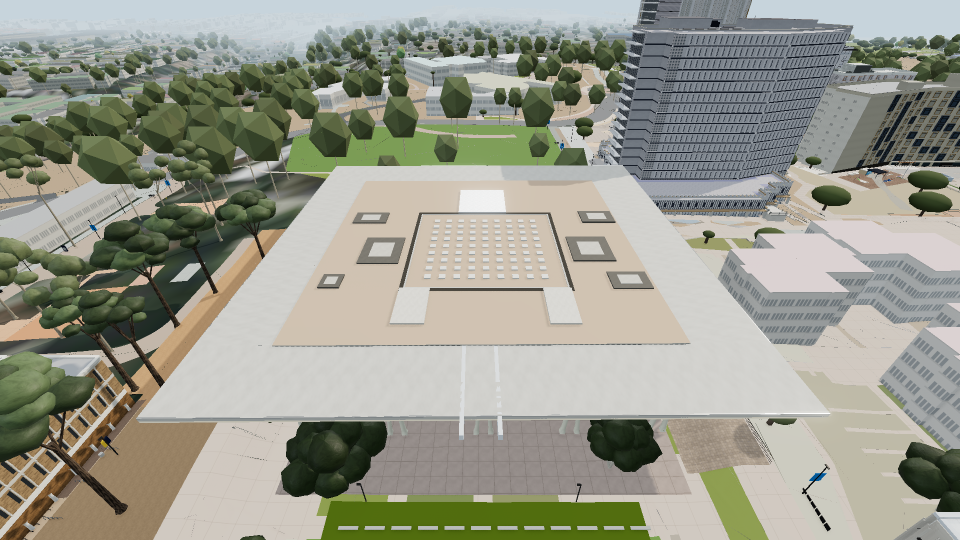
#> input picture audit/galbraith-hall/az000-high.png, 1920 x 1080 px, given in place of ref2-plan-atlantis-keeling-court.png, which was not available (shown at 1/2 size)
$ python register-eighth-refs.py
#> lines starting #> are read from the running program, lines starting #| are printed output that depends on the picture; pictures that were not available may be replaced by others from this repository, and a replacement may not be noted
#!/usr/bin/env python3
"""Register the nine Apple Maps 3D references of Eighth College into the local
world frame, and read the measurements out of them.

This is the pass .cache/eighth-ground/BUILD-SPEC.md §7 called "the one thing
that unlocks most of the OMIT list": nearly every deferred prop was measured in
PIXELS and never registered in world coordinates. It is kept as a script rather
than as prose so every number baked into docs/js/campus-eighth-furniture.js and
campus-eighth.js's MEASURED_COBBLE can be re-derived and FALSIFIED. A pass that
only registered the frames and left the detectors on someone's disk would be a
dossier again — the failure this repo has already been burned by — so the four
measurement passes below (--furniture, --turf, --colours, --cobble) are the
ones that produced the shipped tables, and they write their output to
scripts/reports/eighth/, which the JS modules copy verbatim and a unit test
compares against.

ANCHOR. ref2 is orthographic (its four painted court corners form a
parallelogram: opposite edges 168.0/166.1 px and 249.0/246.8 px, 0.9 %). Those
corners are SURVEYED — docs/data/campus-eighth.json ground.basketball-court —
so a plain affine ties ref2 to metres. Max residual 0.5 px = 4.6 cm at a scale
of 10.92 / 10.85 px per metre.

CHAIN. Every other frame is tied to ref2 by a ground-plane homography from
SIFT + RANSAC. A homography is exact for a plane; roof and facade features
carry parallax and fall out as outliers.

DETERMINISM. RANSAC is a randomised algorithm and this script used to run it
unseeded, so a frame sitting near the acceptance floor was accepted or rejected
depending on the draw — ref6 flipped run to run and the number quoted in the
build report was the best of six. Every pair is now run at SEEDS fixed seeds
and scored on the MEDIAN inlier count, and only the median is compared with the
floor, so acceptance is a property of the imagery rather than of the draw. The
homography kept is seed 0's, so the output is byte-stable.

Measured medians over 5 seeds, at the 25-inlier floor:
    ref3 1921  ref9 236  ref8 220  ref1 63  ref5 31   ACCEPTED
    ref6   11  ref4  18  ref7   8                     REJECTED
ref6 is REJECTED: its consensus is 11, not the 29 a lucky draw once reported.

FALSIFICATION, which is the part that matters: --overlay projects every ArcGIS
ground ring and massing footprint back onto each frame. The survey has to land
on the photographed beds, walkways, court paint and building BASES. A wrong
transform cannot do that.

Requires numpy, opencv-python-headless. Run from the repo root:
    python3 scripts/register-eighth-refs.py --overlay --ortho
    python3 scripts/register-eighth-refs.py --ortho --furniture --turf --colours --cobble
"""
import argparse, json, os, sys
import numpy as np

REFS = os.path.expanduser("~/.claude/jobs/e602f4bb/tmp/eighth-refs/")
NAMES = {
    "ref1": "ref1-oblique-court-lawn.png", "ref2": "ref2-plan-atlantis-keeling-court.png",
    "ref3": "ref3-plan-eighth-pulse-dora.png", "ref4": "ref4-plan-survivance-azad.png",
    "ref5": "ref5-oblique-theatre-district-dr.png", "ref6": "ref6-oblique-plaza-stairs-boulders.png",
    "ref7": "ref7-oblique-turf-patches-seating.png", "ref8": "ref8-steep-courtyard-paving-pattern.png",
    "ref9": "ref9-court-closeup.png",
}
OUT = ".cache/eighth-furniture"
REPORT = "scripts/reports/eighth"

# The four court corners, read off ref2 at 10x zoom on the white boundary
# stroke centres, against the four surveyed corners of the same rectangle.
PIX = np.array([[906.5, 813.5], [1074.0, 801.0], [1094.0, 1047.0], [928.5, 1061.5]])
WLD = np.array([[-163.2, 517.5], [-163.2, 532.9], [-185.9, 532.9], [-185.9, 517.5]])

# Ortho window and scale used for every measurement in the JS modules.
X0, Z0, S = -215, 495, 12
# 25 inliers is the floor: below it the RANSAC consensus is not a plane.
FLOOR = 25
# How many fixed seeds each pair is scored over. The median is what counts.
SEEDS = 5

# --- the plaza-object detector, stated once and used once -------------------
# A local-contrast blob: luminance above a 4 m Gaussian background by this much.
BLOB_CONTRAST = 14
# Plan-size window. Below it is paving speckle, above it is a structure.
BLOB_AREA_M2 = (0.5, 6.0)
BLOB_MAX_DIM = 3.5
# Only on SURVEYED paving, and never within this of a massing ring: beside a
# podium the ground-plane homography is exactly where facade parallax lands.
MASSING_CLEAR_M = 5.0
# Two frames must agree within this for the object to exist at all.
CONFIRM_M = 1.5
# Vegetation rule for the turf sweep: green over blue by this much.
GREEN_OVER_BLUE = 8


def world_to_ref2():
    aug = np.hstack([WLD, np.ones((4, 1))])
    M, *_ = np.linalg.lstsq(aug, PIX, rcond=None)
    H = np.eye(3)
    H[:2, :2] = M[:2].T
    H[:2, 2] = M[2]
    resid = np.abs((aug @ M) - PIX).max()
    return H, resid


def arcgis():
    return json.load(open("docs/data/campus-arcgis.json"))


def ortho_px(pts_m):
    """World metres -> ortho pixels, as an int32 ring for cv2.fillPoly."""
    return np.array([[(x - X0) * S, (z - Z0) * S] for x, z in pts_m], np.int32)


# [348 lines left out: functions layer_mask, read_ortho, blobs, merge_overlapping, pass_furniture, pass_turf and 3 more, not called in this run]


def main():
    import cv2
    ap = argparse.ArgumentParser()
    ap.add_argument("--overlay", action="store_true", help="project the survey back onto each frame")
    ap.add_argument("--ortho", action="store_true", help="warp the frames into a north-up metre grid")
    ap.add_argument("--furniture", action="store_true", help="re-derive the plaza objects and the enclosure")
    ap.add_argument("--turf", action="store_true", help="re-derive the turf panel contour and colour")
    ap.add_argument("--colours", action="store_true", help="re-derive the medians and the shade-to-sun ratio")
    ap.add_argument("--cobble", action="store_true", help="re-run the illumination-controlled bed ratio test")
    a = ap.parse_args()
    os.makedirs(OUT, exist_ok=True)
    Hw, resid = world_to_ref2()
    print(f"ref2 anchor: max corner residual {resid:.2f} px = {resid / 10.9 * 100:.1f} cm")

    sift = cv2.SIFT_create(nfeatures=20000, contrastThreshold=0.02)
    BF = cv2.BFMatcher(cv2.NORM_L2)
    feats = {}

    def f(n):
#> called with n = 'ref2'
        if n not in feats:
            g = cv2.cvtColor(cv2.imread(REFS + NAMES[n]), cv2.COLOR_BGR2GRAY)
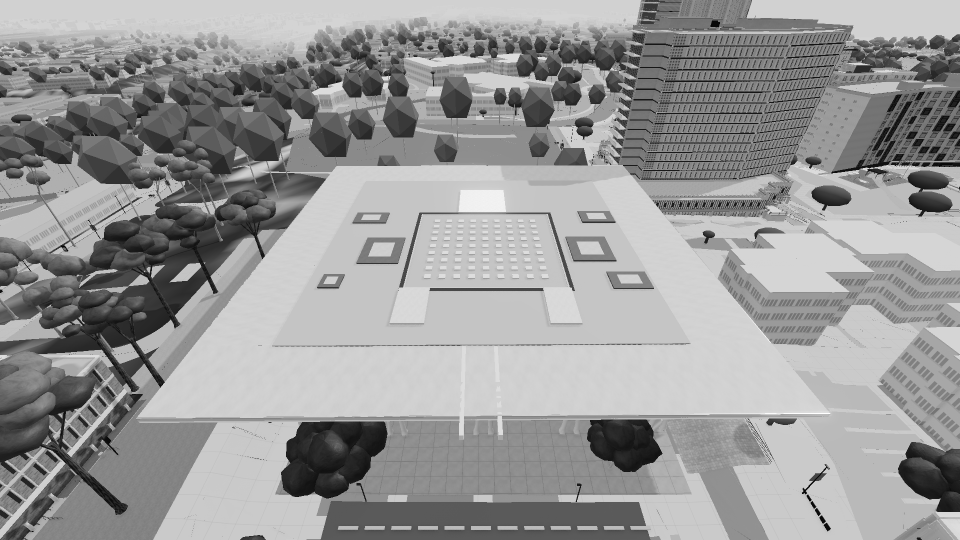
#> g: shape (1080, 1920) (shown at 1/2 size); min 2, max 255, mean 152
            feats[n] = sift.detectAndCompute(g, None)
        return feats[n]

    def pair(src, dst):
        """H and the inlier count, over SEEDS fixed seeds to prove it is stable.

        WHY THE MATCHER IS BRUTE FORCE. This pass used to match through FLANN's
        randomised KD-forest, whose splits are drawn from flann's own RNG —
        which cv2.setRNGSeed does not reach. That made the MATCH SET, not just
        the RANSAC draw, different on every run: ref6 scored anywhere from 0 to
        29 inliers on identical input and its accept/reject decision flipped
        run to run, and the build report quoted the best draw it ever saw. An
        exhaustive L2 match is exact, costs under a second a pair at this size,
        and removes the randomness at its source instead of averaging over it.
        RANSAC is seeded on top of that, and the counts below are checked
        across SEEDS seeds so a residual wobble cannot hide.
        """
        ka, da = f(src)
#> ka = 8843 keypoints; strongest (x, y, size): (1655, 1055, 7.9), (1744, 336, 2.6), (1605, 986, 2.4), (1116, 286, 1.8)
        kb, db = f(dst)
#> call 2 of f, with n = 'ref3'
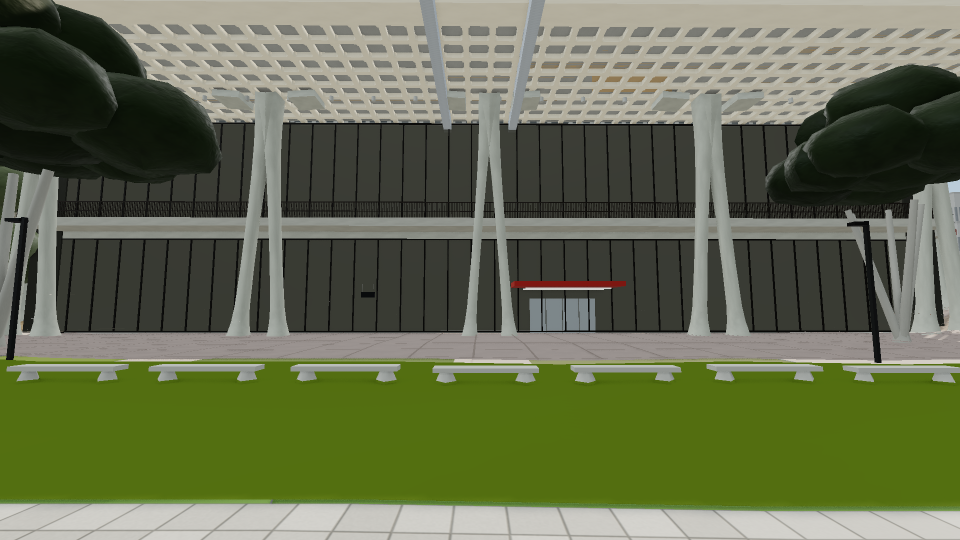
#> input picture audit/galbraith-hall/az000-low.png, 1920 x 1080 px, given in place of ref3-plan-eighth-pulse-dora.png, which was not available (shown at 1/2 size)
#> in f (call 2), `g = cv2.cvtColor(cv2.imread(REFS + NAMES[n]), cv2.COLOR_BGR2GRAY)`:
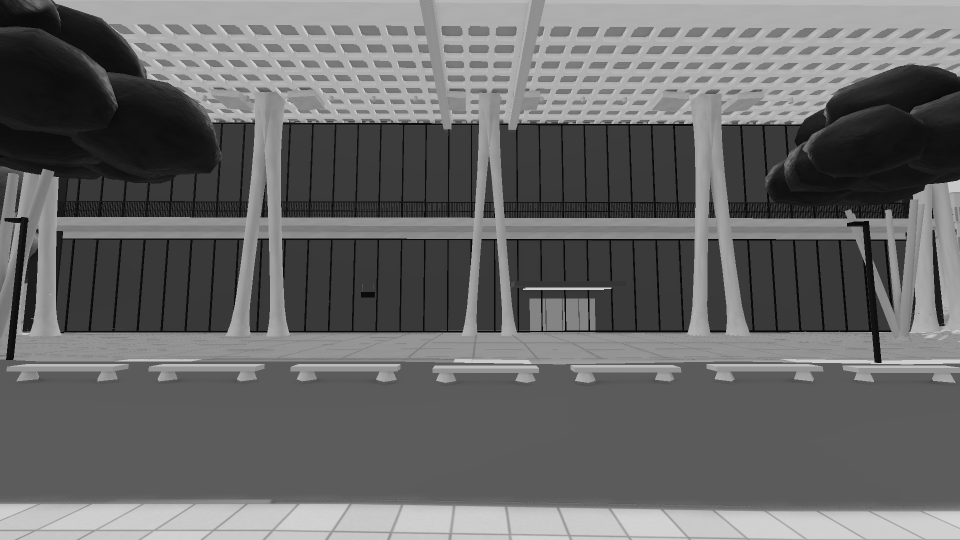
#> g: shape (1080, 1920) (shown at 1/2 size); min 5, max 214, mean 104.1
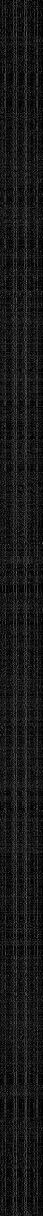
#> db: shape (3648, 128) float32 (shown at 1/3 size); min 0, max 232, mean 23.7
#> kb = 3648 keypoints; strongest (x, y, size): (1221, 576, 2.3), (1047, 578, 2.3), (1053, 577, 4.3), (1756, 717, 11.1)
        good = [m for m, n in BF.knnMatch(da, db, k=2) if m.distance < 0.75 * n.distance]
#> good = 94 matches
        if len(good) < 12:
            return None, 0, []
        s = np.float32([ka[m.queryIdx].pt for m in good]).reshape(-1, 1, 2)
#> s = 94 rows, first 8: [10.29, 148.6], [22.37, 1029.5], [22.98, 337.7], [28.69, 317.5], [49.1, 999.4], [72.19, 631.4], [78.17, 207.6], [83.9, 206.1]
        d = np.float32([kb[m.trainIdx].pt for m in good]).reshape(-1, 1, 2)
#> d = 94 rows, first 8: [410.4, 51.17], [977.6, 297.2], [531.1, 301.3], [80.04, 60.4], [977.6, 297.2], [1750.1, 559.1], [1621, 726.7], [1621, 726.7]
        counts, H0 = [], None
        for seed in range(SEEDS):
            cv2.setRNGSeed(seed)
            H, mask = cv2.findHomography(s, d, cv2.RANSAC, 4.0, maxIters=20000, confidence=0.999)
            counts.append(int(mask.sum()) if mask is not None else 0)
            if seed == 0:
                H0 = H
#> after the loop, counts = [9, 9, 9, 9, 9]
        return H0, int(np.median(counts)), counts

    W = {"ref2": Hw}
    H23, n23, c23 = pair("ref2", "ref3")
#> H23 = [[0.397, -1.52, 959.6], [0.268, -1.03, 653.4], [0.00041, -0.00158, 1]]; n23 = 9; c23 = [9, 9, 9, 9, 9]
    print(f"  ref2->ref3 median {n23} inliers over {SEEDS} seeds {c23}")
#|   ref2->ref3 median 9 inliers over 5 seeds [9, 9, 9, 9, 9]
    if H23 is not None and n23 >= FLOOR:
        W["ref3"] = H23 @ Hw
    for b in ["ref8", "ref9", "ref1", "ref5", "ref6", "ref4", "ref7"]:
        best = None
        for src in [x for x in ("ref3", "ref2") if x in W]:
            H, n, cs = pair(src, b)
#> H has the same summary as H23; n = 9; cs = [9, 9, 9, 9, 9]
            print(f"  {src}->{b} median {n} inliers over {SEEDS} seeds {cs}")
#|   ref2->ref8 median 9 inliers over 5 seeds [9, 9, 9, 9, 9]
            if H is not None and (best is None or n > best[1]):
                best = (H @ W[src], n)
#> best = ([[16.14, 5.62, -188.4], [10.99, 3.8, -118.9], [0.0168, 0.00582, -0.184]], 9)
        if best and best[1] >= FLOOR:
            W[b] = best[0]
        else:
            print(f"  {b}: REJECTED — median consensus below the {FLOOR}-inlier floor")
    np.savez(f"{OUT}/Hw.npz", **W)

    arc = arcgis()
    if a.overlay:
        col = {"green": (0, 255, 0), "walk": (0, 255, 255), "road": (255, 0, 255), "court": (0, 0, 255)}
        for n, H in W.items():
            im = cv2.imread(REFS + NAMES[n])
            for layer, colour in (("ground", None), ("massing", (255, 120, 0))):
                for g in arc.get(layer, []):
                    r = (g.get("r") or [None])[0]
                    if not r or len(r) < 3:
                        continue
                    w = np.array(r, float) / 10.0
                    p = (H @ np.hstack([w, np.ones((len(w), 1))]).T).T
                    p = (p[:, :2] / p[:, 2:3]).astype(np.int32)
                    cv2.polylines(im, [p], True, colour or col.get(g.get("k"), (255, 255, 255)), 1)
            cv2.imwrite(f"{OUT}/{n}-survey-overlay.png", im)
        print(f"  wrote {len(W)} survey overlays to {OUT} — EYEBALL THESE, they are the proof")

    if a.ortho:
        T = np.array([[S, 0, -X0 * S], [0, S, -Z0 * S], [0, 0, 1]], float)
        size = (int((-40 - X0) * S), int((690 - Z0) * S))
        for n, H in W.items():
            cv2.imwrite(f"{OUT}/ortho-{n}.png",
                        cv2.warpPerspective(cv2.imread(REFS + NAMES[n]), T @ np.linalg.inv(H), size))
        np.save(f"{OUT}/orthoT.npy", T)
        print(f"  wrote {len(W)} north-up orthos at {S} px/m over x {X0}..-40, z {Z0}..690")

    if a.furniture:
        pass_furniture(cv2, W)
    if a.turf:
        pass_turf(cv2, W)
    if a.colours:
        pass_colours(cv2, W)
    if a.cobble:
        pass_cobble(cv2, W)


if __name__ == "__main__":
#> (the run stopped early here; a loop or call above may not have finished)
